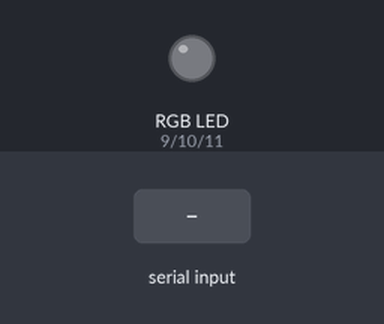
A sketch run on a simulated Arduino Uno, built with avr-gcc and run on an emulated ATmega328P. Shown: an RGB LED mixed from three pins (HIGH = lit). The inputs (shaded band) are chosen by the test bench. What the sketch prints to the serial monitor is not drawn.

Above: at 1.2 s.
1.3 s: byte 30 received over Serial
At 1.9 s:
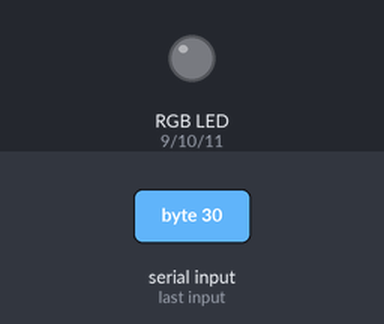
2.8 s: byte 90 received over Serial
At 4.0 s:
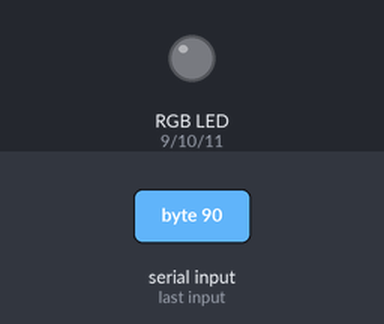
4.3 s: byte 120 received over Serial
At 5.4 s:
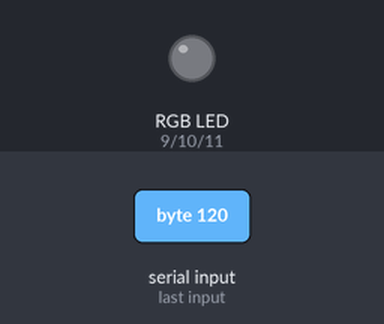
Timing chart, 0 to 7.3 s (numbered marks = the images above; inputs shaded):
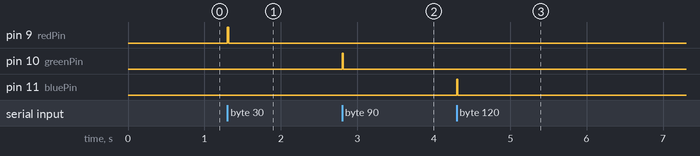

Measured:
- after the input at 1.3 s, pin 9 (redPin): LOW → HIGH at once, → LOW 0.02 s later
- after the input at 2.8 s, pin 10 (greenPin): LOW → HIGH at once, → LOW 0.02 s later
- after the input at 4.3 s, pin 11 (bluePin): LOW → HIGH at once, → LOW 0.02 s later

The sketch:

RGB_Test.ino
```cpp
// (licence header left out)
int redPin = 9;
int greenPin = 10;
int bluePin = 11;
char inChar;
int ledTurn=1;

void setup()
{
  Serial.println("Starting MIDI communications...");
  Serial.begin(115200);
  /*
  Serial.print("Waiting response from sequencer");

  do
  {
    Serial.print(".");
  } while (!Serial.available());
  */
  Serial.println("");
  Serial.println("Sequencer connected!");
  Serial.println("MIDI Device Ready!");

  pinMode(redPin, OUTPUT);
  pinMode(greenPin, OUTPUT);
  pinMode(bluePin, OUTPUT);
}

void loop()
{
  if (Serial.available())
  {
    inChar = Serial.read();
    //Serial.write(inChar);
    Serial.print(inChar);
    inChar="";
    if      (ledTurn==1) {analogWrite(redPin, 255);   ledTurn=2;}
    else if (ledTurn==2) {analogWrite(greenPin, 255); ledTurn=3;}
    else if (ledTurn==3) {analogWrite(bluePin, 255);  ledTurn=1;}
    delay(15);
    analogWrite(redPin, 0);
    analogWrite(greenPin, 0);
    analogWrite(bluePin, 0);

    /*
    setColor(1, 0, 0);
    */
  }
}

//void setColor(int red, int green, int blue)
//{
//  analogWrite(redPin, red);
//  analogWrite(greenPin, green);
//  analogWrite(bluePin, blue);
//}
```
